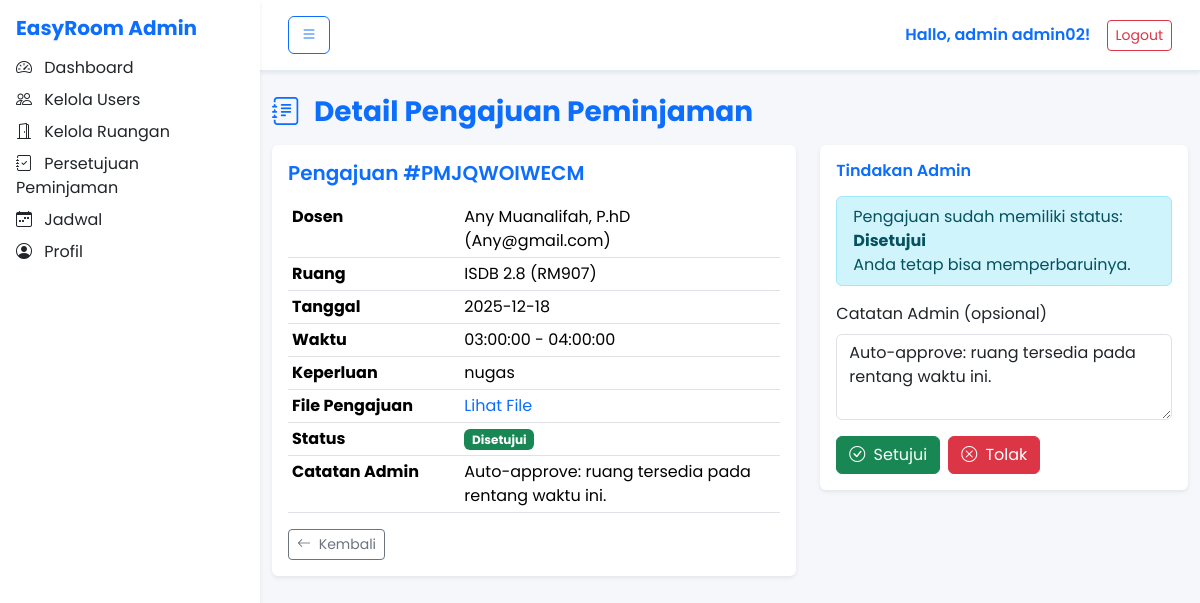
Page /admin/peminjaman_detail.php?id=PMJQWOIWECM (signed in) on the committed database.
### tables this page shows
CREATE TABLE `peminjaman` (
  `kode_peminjaman` varchar(15) NOT NULL,
  `id_dosen` varchar(15) DEFAULT NULL,
  `kode_ruang` varchar(15) DEFAULT NULL,
  `id_admin` varchar(15) DEFAULT NULL,
  `tanggal` date DEFAULT NULL,
  `waktu_mulai` time DEFAULT NULL,
  `waktu_selesai` time DEFAULT NULL,
  `keperluan` text DEFAULT NULL,
  `file_pengajuan` varchar(255) DEFAULT NULL,
  `status` enum('Menunggu','Disetujui','Ditolak') DEFAULT 'Menunggu',
  `catatan_admin` text DEFAULT NULL
);

CREATE TABLE `dosen` (
  `id_dosen` varchar(15) NOT NULL,
  `nama_dosen` varchar(100) NOT NULL,
  `nip` varchar(20) DEFAULT NULL,
  `email` varchar(100) DEFAULT NULL,
  `password` varchar(255) NOT NULL
);

CREATE TABLE `ruang` (
  `kode_ruang` varchar(15) NOT NULL,
  `nama_ruang` varchar(50) NOT NULL,
  `kapasitas` int(11) DEFAULT NULL,
  `fasilitas` text DEFAULT NULL,
  `lokasi` varchar(100) DEFAULT NULL,
  `status` enum('Terpakai','Kosong') DEFAULT 'Terpakai'
);

### admin/peminjaman_detail.php (the view, shortened to what this page needs)
<?php
require_once __DIR__ . '/../config.php';
$id = $_GET['id'] ?? '';
$stmt = $conn->prepare("
    SELECT p.*, r.nama_ruang, d.nama_dosen, d.email
    FROM peminjaman p
    JOIN ruang r ON p.kode_ruang = r.kode_ruang
    JOIN dosen d ON p.id_dosen = d.id_dosen
    WHERE p.kode_peminjaman = ?
");
$stmt->bind_param("s", $id);
$stmt->execute();
$detail = $stmt->get_result()->fetch_assoc();
?>
<!doctype html>
<html lang="id">
<head>
    <link rel="stylesheet" href="https://cdn.jsdelivr.net/npm/bootstrap@5.3.3/dist/css/bootstrap.min.css">
    <link rel="stylesheet" href="https://cdn.jsdelivr.net/npm/bootstrap-icons@1.11.3/font/bootstrap-icons.css">
    <link rel="stylesheet" href="https://unpkg.com/aos@2.3.1/dist/aos.css">
    <link rel="stylesheet" href="../assets/css/style.css">
</head>
<body>
    <?php include 'sidebar.php'; ?>
    <div class="content">
        <?php include 'header.php'; ?>
        <div class="container py-4">
            <h3 class="fw-bold text-primary mb-3">
                <i class="bi bi-journal-text me-2"></i> Detail Pengajuan Peminjaman
            </h3>
            <div class="row g-4">
                <div class="col-md-7">
                    <div class="card shadow-sm border-0">
                        <div class="card-body">
                            <h5 class="fw-semibold mb-3 text-primary">
                                Pengajuan #<?= $detail['kode_peminjaman']; ?>
                            </h5>
                            <table class="table table-sm">
                                <tr>
                                    <th style="width:35%;">Dosen</th>
                                    <td><?= $detail['nama_dosen']; ?> (<?= $detail['email']; ?>)</td>
                                </tr>
                                <tr>
                                    <th>Ruang</th>
                                    <td><?= $detail['nama_ruang']; ?> (<?= $detail['kode_ruang']; ?>)</td>
                                </tr>
                                <tr>
                                    <th>Tanggal</th>
                                    <td><?= $detail['tanggal']; ?></td>
                                </tr>
                                <tr>
                                    <th>Waktu</th>
                                    <td><?= $detail['waktu_mulai']; ?> - <?= $detail['waktu_selesai']; ?></td>
                                </tr>
                                <tr>
                                    <th>Keperluan</th>
                                    <td><?= nl2br(htmlspecialchars($detail['keperluan'])); ?></td>
                                </tr>
                                <tr>
                                    <th>File Pengajuan</th>
                                    <td>
                                        <?php if (!empty($detail['file_pengajuan'])): ?>
                                            <a href="/<?= $detail['file_pengajuan']; ?>" target="_blank">Lihat File</a>
                                        <?php else: ?>
                                            <span class="text-muted">Tidak ada file lampiran.</span>
                                        <?php endif; ?>
                                    </td>
                                </tr>
                                <tr>
                                    <th>Status</th>
                                    <td>
                                        <?php if ($detail['status'] === 'Menunggu'): ?>
                                            <span class="badge bg-warning text-dark">Menunggu</span>
                                        <?php elseif ($detail['status'] === 'Disetujui'): ?>
                                            <span class="badge bg-success">Disetujui</span>
                                        <?php else: ?>
                                            <span class="badge bg-danger">Ditolak</span>
                                        <?php endif; ?>
                                    </td>
                                </tr>
                                <?php if (!empty($detail['catatan_admin'])): ?>
                                    <tr>
                                        <th>Catatan Admin</th>
                                        <td><?= nl2br(htmlspecialchars($detail['catatan_admin'])); ?></td>
                                    </tr>
                                <?php endif; ?>
                            </table>
                            <a href="peminjaman.php" class="btn btn-outline-secondary btn-sm">
                                <i class="bi bi-arrow-left me-1"></i> Kembali
                            </a>
                        </div>
                    </div>
                </div>
                <div class="col-md-5">
                    <div class="card shadow-sm border-0">
                        <div class="card-body">
                            <h6 class="fw-semibold text-primary mb-3">Tindakan Admin</h6>
                            <?php if ($detail['status'] !== 'Menunggu'): ?>
                                <div class="alert alert-info py-2">
                                    Pengajuan sudah memiliki status: <strong><?= $detail['status']; ?></strong><br>
                                    Anda tetap bisa memperbaruinya.
                                </div>
                            <?php endif; ?>
                            <form action="../backend/admin/peminjaman_action.php" method="post">
                                <div class="mb-3">
                                    <label class="form-label">Catatan Admin (opsional)</label>
                                    <textarea name="catatan_admin" class="form-control" rows="3"
                                        placeholder="Contoh: Disetujui dengan ketentuan tepat waktu."><?= htmlspecialchars($detail['catatan_admin'] ?? ""); ?></textarea>
                                </div>
                                <div class="d-flex gap-2">
                                    <button type="submit" name="aksi" value="setujui" class="btn btn-success">
                                        <i class="bi bi-check-circle me-1"></i> Setujui
                                    </button>
                                    <button type="submit" name="aksi" value="tolak" class="btn btn-danger">
                                        <i class="bi bi-x-circle me-1"></i> Tolak
                                    </button>
                                </div>
                            </form>
                        </div>
                    </div>
                </div>
            </div>
        </div>
    </div>
</body>
</html>

### assets/css/style.css (style rules this page uses)
body { font-family: "Poppins", sans-serif; background: #f5f7fb; color: #1f2933; }
a { text-decoration: none; }

### admin/sidebar.php (style rules this page uses)
:root { --sidebar-width: 260px; }
.content { margin-left: var(--sidebar-width); transition: margin-left 0.3s ease-in-out; width: calc(100% - var(--sidebar-width)); }

### rows in the picture
peminjaman: kode_peminjaman "PMJQWOIWECM", id_dosen.nama_dosen "Any Muanalifah, P.hD", id_dosen.email "Any@gmail.com", kode_ruang.nama_ruang "ISDB 2.8", kode_ruang "RM907", tanggal "2025-12-18", waktu_mulai "03:00:00", waktu_selesai "04:00:00", keperluan "nugas", catatan_admin "Auto-approve: ruang tersedia pada rentang waktu ini.", status "Disetujui"

### other values in the picture
$user['nama'] "admin02"
